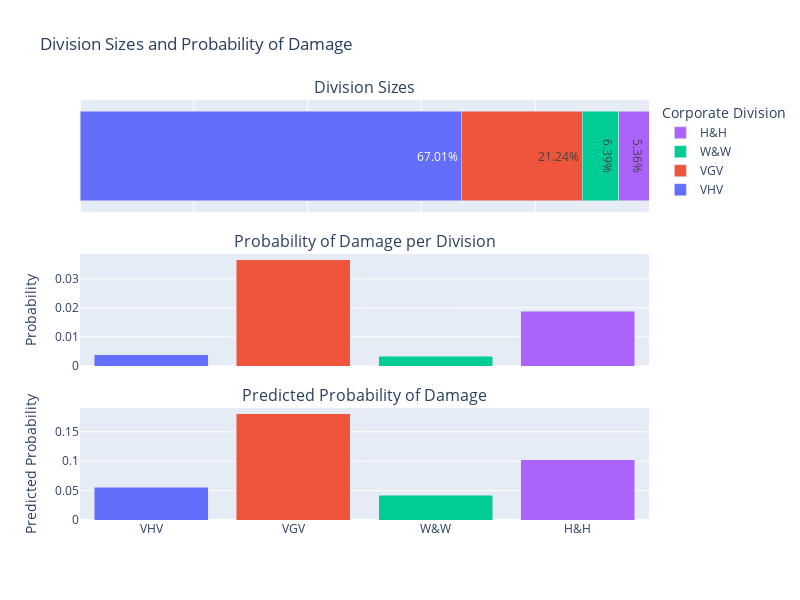

The code cell stored with this chart in its notebook:
### Code cell
# Calculate the total number of observations and the percentage of damage by corporate division
total_counts = df.groupby('CORPORATE_DEVISION').size().reset_index(name='total_count')
damage_counts = df[df['DAMAGE'] == 1].groupby('CORPORATE_DEVISION').size().reset_index(name='damage_count')
pred_prob = df.groupby('CORPORATE_DEVISION')['Probability'].mean().reset_index(name='pred_prob')

summary = total_counts.merge(damage_counts, on='CORPORATE_DEVISION', how='left').fillna(0)
summary = summary.merge(pred_prob, on='CORPORATE_DEVISION', how='left').fillna(0)

summary['damage_prob'] = (summary['damage_count'] / summary['total_count'])
summary['devision_percent'] = (summary['total_count'] / summary['total_count'].sum()) * 100

# Sort summary by the size of the division
summary = summary.sort_values(by='total_count', ascending=False).reset_index(drop=True)

# Create a subplot
fig_division_2 = make_subplots(rows=3, cols=1, vertical_spacing=0.1, shared_xaxes=True,
                    subplot_titles=("Division Sizes", "Probability of Damage per Division", "Predicted Probability of Damage"))

# Plot 1

# Create the bar segments
for i, (percentage, color) in enumerate(zip(summary['devision_percent'], palette)):
    fig_division_2.add_trace(go.Bar(
        x=[percentage],
        y=[''],
        name=summary['CORPORATE_DEVISION'][i],
        orientation='h',
        marker=dict(color=color),
        text=f"{percentage:.2f}%",
        textposition='inside',
        showlegend=True
    ), row=1, col=1)

# Update layout to remove gaps and set y-axis
fig_division_2.update_layout(
    barmode='stack',
    xaxis=dict(range=[0, 100]),
    showlegend=True,
    yaxis=dict(showticklabels=False),
    legend=dict(title='Corporate Division')
)

# Plot 2

# Add bar chart for percentage of damage
fig_division_2.add_trace(go.Bar(
    x=summary['CORPORATE_DEVISION'],
    y=summary['damage_prob'],
    name='Probability of Damage',
    marker=dict(color=palette[:len(summary['CORPORATE_DEVISION'])]),
    showlegend=False
), row=2, col=1)

# PLot 3

# Add bar chart for percentage of damage
fig_division_2.add_trace(go.Bar(
    x=summary['CORPORATE_DEVISION'],
    y=summary['pred_prob'],
    name='Predicted Probability of Damage#',
    marker=dict(color=palette[:len(summary['CORPORATE_DEVISION'])]),
    showlegend=False
), row=3, col=1)

# Update layout
fig_division_2.update_layout(height=600, width=800,
                  title_text="Division Sizes and Probability of Damage",
                  yaxis2_title="Probability",
                  yaxis3_title="Predicted Probability"
                  )

fig_division_2.show()

### Figure 1 — Plotly figure (JSON) as saved in the notebook; plotly's stock layout.template omitted (floating-point values rounded to 4 significant figures)
{"data": [{"marker": {"color": "#636EFA"}, "name": "VHV", "orientation": "h", "showlegend": true, "text": "67.01%", "textposition": "inside", "type": "bar", "x": [67.01], "xaxis": "x", "y": [""], "yaxis": "y"}, {"marker": {"color": "#EF553B"}, "name": "VGV", "orientation": "h", "showlegend": true, "text": "21.24%", "textposition": "inside", "type": "bar", "x": [21.24], "xaxis": "x", "y": [""], "yaxis": "y"}, {"marker": {"color": "#00CC96"}, "name": "W&W", "orientation": "h", "showlegend": true, "text": "6.39%", "textposition": "inside", "type": "bar", "x": [6.394], "xaxis": "x", "y": [""], "yaxis": "y"}, {"marker": {"color": "#AB63FA"}, "name": "H&H", "orientation": "h", "showlegend": true, "text": "5.36%", "textposition": "inside", "type": "bar", "x": [5.359], "xaxis": "x", "y": [""], "yaxis": "y"}, {"marker": {"color": ["#636EFA", "#EF553B", "#00CC96", "#AB63FA"]}, "name": "Probability of Damage", "showlegend": false, "type": "bar", "x": ["VHV", "VGV", "W&W", "H&H"], "xaxis": "x2", "y": [0.003894, 0.0366, 0.003271, 0.01879], "yaxis": "y2"}, {"marker": {"color": ["#636EFA", "#EF553B", "#00CC96", "#AB63FA"]}, "name": "Predicted Probability of Damage#", "showlegend": false, "type": "bar", "x": ["VHV", "VGV", "W&W", "H&H"], "xaxis": "x3", "y": [0.05532, 0.1808, 0.04173, 0.1021], "yaxis": "y3"}], "layout": {"annotations": [{"font": {"size": 16}, "showarrow": false, "text": "Division Sizes", "x": 0.5, "xanchor": "center", "xref": "paper", "y": 1, "yanchor": "bottom", "yref": "paper"}, {"font": {"size": 16}, "showarrow": false, "text": "Probability of Damage per Division", "x": 0.5, "xanchor": "center", "xref": "paper", "y": 0.6333, "yanchor": "bottom", "yref": "paper"}, {"font": {"size": 16}, "showarrow": false, "text": "Predicted Probability of Damage", "x": 0.5, "xanchor": "center", "xref": "paper", "y": 0.2667, "yanchor": "bottom", "yref": "paper"}], "barmode": "stack", "height": 600, "legend": {"title": {"text": "Corporate Division"}}, "showlegend": true, "title": {"text": "Division Sizes and Probability of Damage"}, "width": 800, "xaxis": {"anchor": "y", "domain": [0, 1], "matches": "x3", "range": [0, 100], "showticklabels": false}, "xaxis2": {"anchor": "y2", "domain": [0, 1], "matches": "x3", "showticklabels": false}, "xaxis3": {"anchor": "y3", "domain": [0, 1]}, "yaxis": {"anchor": "x", "domain": [0.7333, 1], "showticklabels": false}, "yaxis2": {"anchor": "x2", "domain": [0.3667, 0.6333], "title": {"text": "Probability"}}, "yaxis3": {"anchor": "x3", "domain": [0, 0.2667], "title": {"text": "Predicted Probability"}}}}
